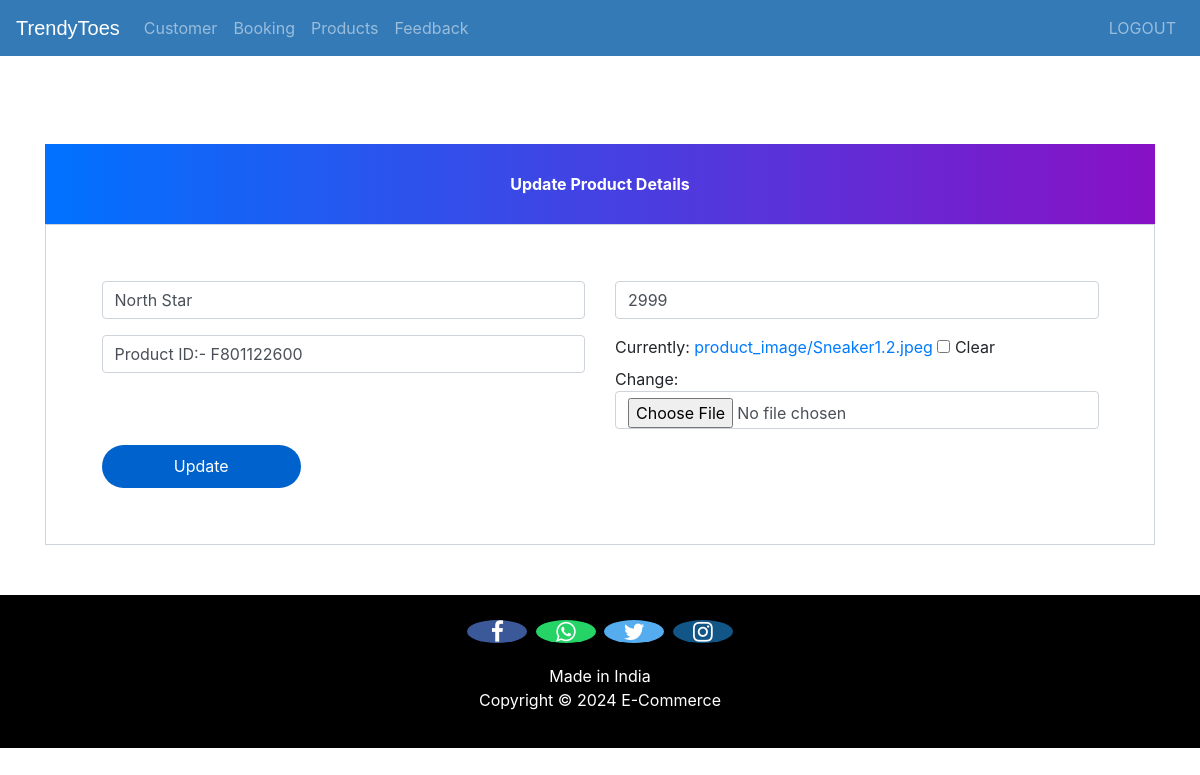
Screenshot of /update-product/4 (signed in) with the database file from the repository.
### ecom/models.py (models this page shows, shortened)
class Product(models.Model):
    name=models.CharField(max_length=40)
    product_image= models.ImageField(upload_to='product_image/',null=True,blank=True)
    price = models.PositiveIntegerField()
    description=models.CharField(max_length=40)

### ecom/views.py (the view)
# urls.py: path('update-product/<int:pk>', views.update_product_view,name='update-product'),
@login_required(login_url='adminlogin')
def update_product_view(request,pk):
    product=models.Product.objects.get(id=pk)
    productForm=forms.ProductForm(instance=product)
    if request.method=='POST':
        productForm=forms.ProductForm(request.POST,request.FILES,instance=product)
        if productForm.is_valid():
            productForm.save()
            return redirect('admin-products')
    return render(request,'ecom/admin_update_product.html',{'productForm':productForm})

### ecom/forms.py
class ProductForm(forms.ModelForm):
    class Meta:
        model=models.Product
        fields=['name','price','description','product_image']

### templates/ecom/admin_update_product.html (shortened to what this page needs)
{% extends 'ecom/admin_base.html' %}
{% load widget_tweaks %}
{% block content %}
<head>
  <link href="//maxcdn.bootstrapcdn.com/bootstrap/4.1.1/css/bootstrap.min.css" rel="stylesheet" id="bootstrap-css">
</head>
<br><br><br><br><br><br>
<form method="post" enctype="multipart/form-data">
  <div class="container register-form">
    <div class="form">
      <div class="note">
        <p>Update Product Details</p>
      </div>
      <div class="form-content">
        <div class="row">
          <div class="col-md-6">
            <div class="form-group">
              {% render_field productForm.name class="form-control" placeholder="Product Name" %}
            </div>
            <div class="form-group">
              {% render_field productForm.description class="form-control" placeholder="Description" %}
            </div>
          </div>
          <div class="col-md-6">
            <div class="form-group">
              {% render_field productForm.price class="form-control" placeholder="Price" %}
            </div>
            <div class="form-group">
              {% render_field productForm.product_image class="form-control" placeholder="product_image" %}
            </div>
          </div>
        </div>
        <button type="submit" class="btnSubmit">Update</button>
      </div>
    </div>
  </div>
</form>
{% endblock content %}

### templates/ecom/admin_base.html (style rules this page uses)
p { text-align: center; }

### templates/ecom/admin_update_product.html (style rules this page uses)
a:link { text-decoration: none; }
.note { text-align: center; height: 80px; background: -webkit-linear-gradient(left, #0072ff, #8811c5); color: #fff; font-weight: bold; line-height: 80px; }
.form-content { padding: 5%; border: 1px solid #ced4da; margin-bottom: 2%; }
.form-control { border-radius: 1.5rem; }
.btnSubmit { border: none; border-radius: 1.5rem; padding: 1%; width: 20%; cursor: pointer; background: #0062cc; color: #fff; }

### rows the page displays
Product: name "North Star", description "Product ID:- F801122600", price "2999"
